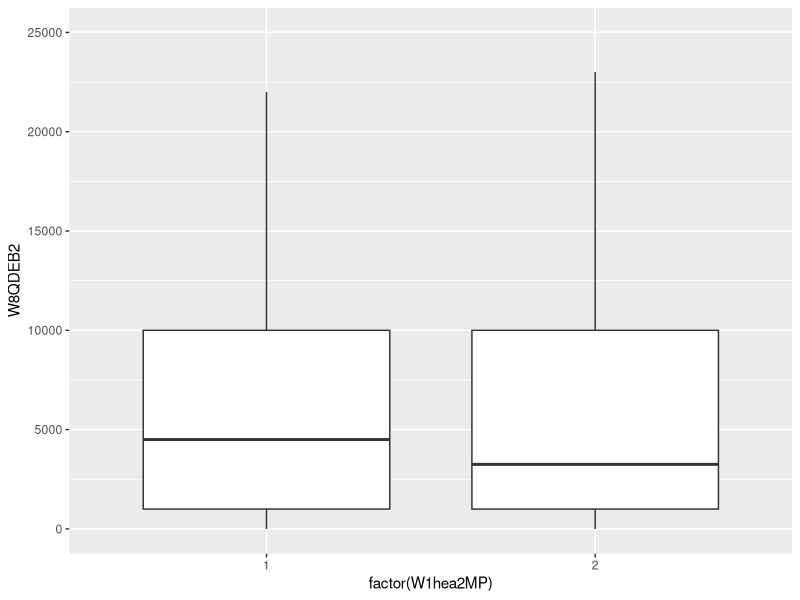
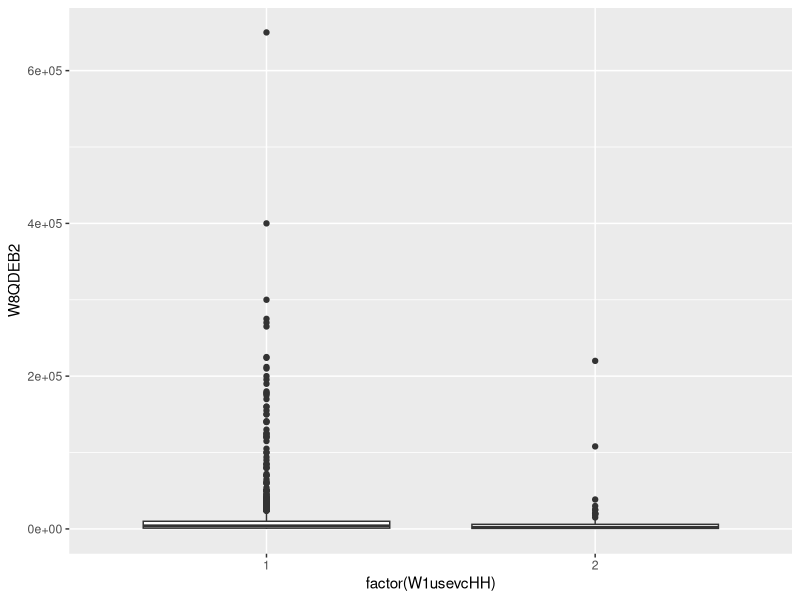
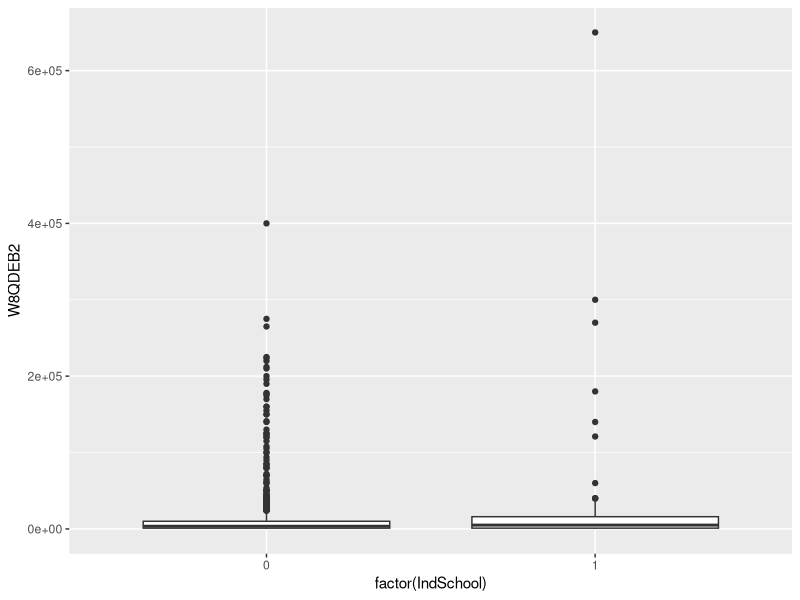
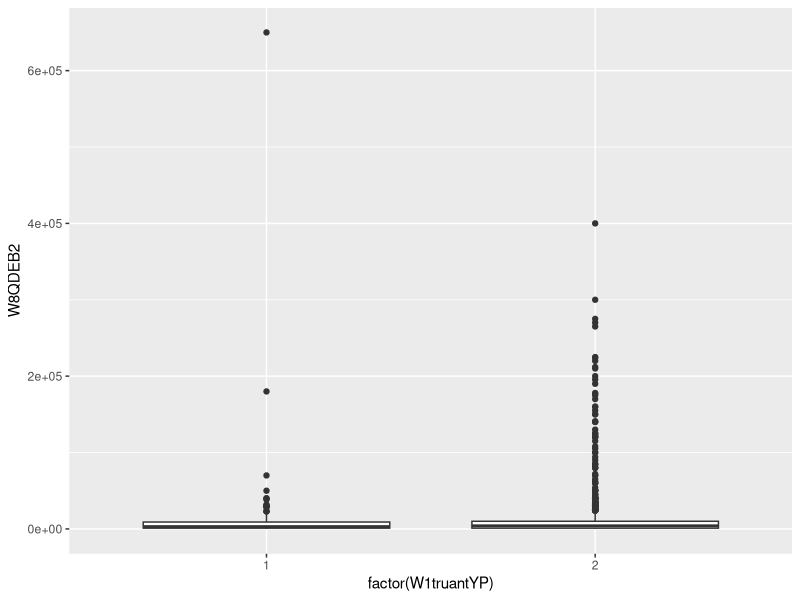
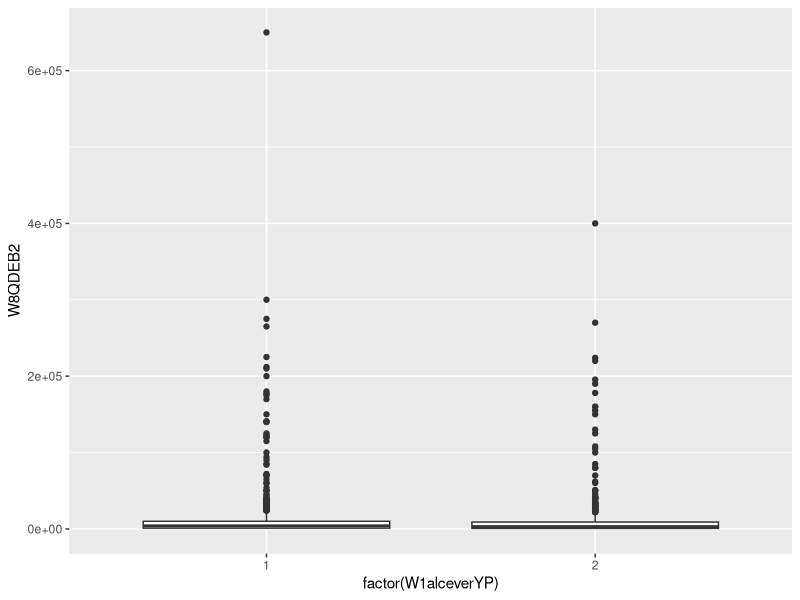
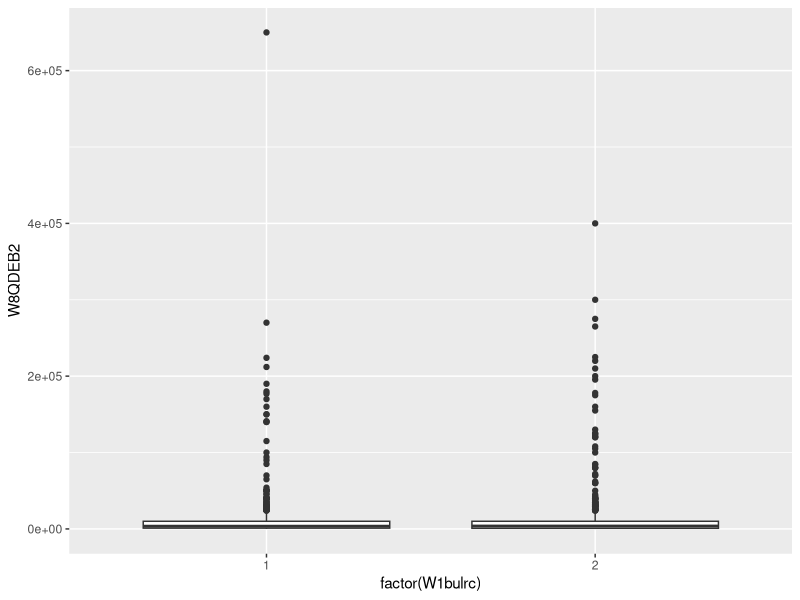
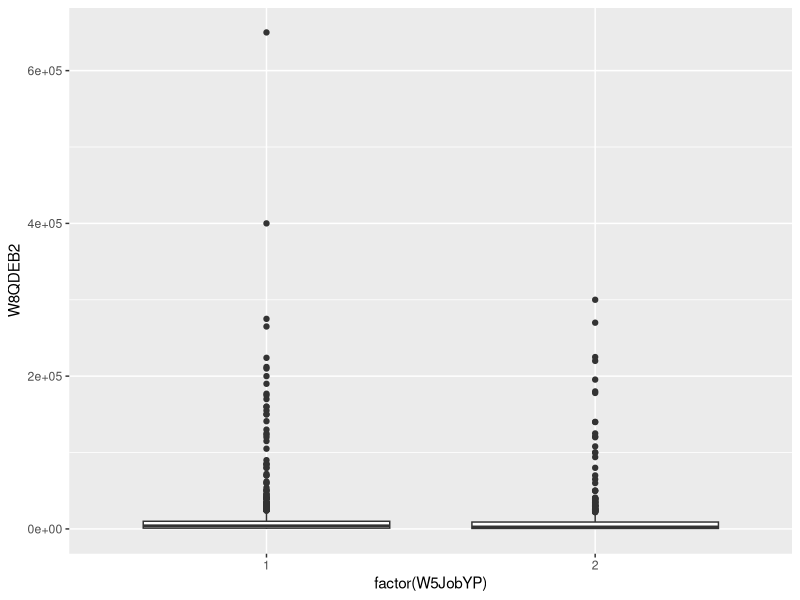
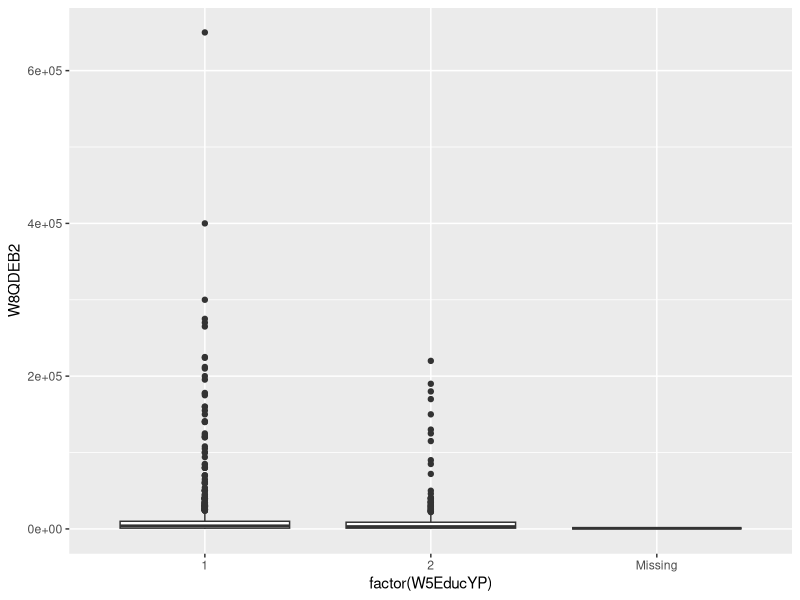

Write the R code that produced these figures, in order.
## ---- chunk 1
rm(list=ls())
library(arm)
library(ggplot2)
library(dplyr)
library(tidyr)
library(gridExtra)
## ---- chunk 2
data<-read.csv("../data/W8QDEB2_cleaned.csv",header = TRUE, stringsAsFactors=TRUE)
head(data)
summary(data)
dim(data)
## ---- chunk 3
W1hea2MP<-ggplot(data=data, aes(x=factor(W1hea2MP),y=W8QDEB2)) +
  geom_boxplot(outlier.shape = NA)  +
  coord_cartesian(ylim = c(0, 25000))
  
W1hea2MP
## ---- chunk 4
summary(lm(W8QDEB2 ~ factor(W1hea2MP), data=data))
## ---- chunk 5
W1usevcHH<-ggplot(data=data, aes(x=factor(W1usevcHH),y=W8QDEB2)) +
  geom_boxplot()
  
W1usevcHH
## ---- chunk 6
summary(lm(W8QDEB2 ~ factor(W1usevcHH), data=data))
## ---- chunk 7
IndSchool<-ggplot(data=data, aes(x=factor(IndSchool),y=W8QDEB2)) +
  geom_boxplot()
  
IndSchool
## ---- chunk 8
summary(lm(W8QDEB2 ~ factor(IndSchool), data=data))
## ---- chunk 9
W1truantYP<-ggplot(data=data, aes(x=factor(W1truantYP),y=W8QDEB2)) +
  geom_boxplot()
  
W1truantYP
## ---- chunk 10
summary(lm(W8QDEB2 ~ factor(W1truantYP), data=data))
## ---- chunk 11
W1alceverYP<-ggplot(data=data, aes(x=factor(W1alceverYP),y=W8QDEB2)) +
  geom_boxplot()
  
W1alceverYP
## ---- chunk 12
summary(lm(W8QDEB2 ~ factor(W1alceverYP), data=data))
## ---- chunk 13
W1bulrc<-ggplot(data=data, aes(x=factor(W1bulrc),y=W8QDEB2)) +
  geom_boxplot()
  
W1bulrc
## ---- chunk 14
summary(lm(W8QDEB2 ~ factor(W1bulrc), data=data))
## ---- chunk 15
W5JobYP <- ggplot(data=data, aes(x=factor(W5JobYP), y=W8QDEB2)) + geom_boxplot()
W5JobYP
## ---- chunk 16
summary(lm(W8QDEB2 ~ factor(W5JobYP), data=data))
## ---- chunk 17
W5EducYP <- ggplot(data=data, aes(x=factor(W5EducYP), y=W8QDEB2)) + geom_boxplot()
W5EducYP
## ---- chunk 18
summary(lm(W8QDEB2 ~ factor(W5EducYP), data=data))
## ---- chunk 19
W5Apprent1YP <- ggplot(data=data, aes(x=factor(W5Apprent1YP), y=W8QDEB2)) + geom_boxplot()
W5Apprent1YP
## ---- chunk 20
summary(lm(W8QDEB2 ~ factor(W5Apprent1YP), data=data))
## ---- chunk 21
W6JobYP <- ggplot(data=data, aes(x=factor(W6JobYP), y=W8QDEB2)) + geom_boxplot()
W6JobYP
## ---- chunk 22
summary(lm(W8QDEB2 ~ factor(W6JobYP), data=data))
## ---- chunk 23
W6UnivYP <- ggplot(data=data, aes(x=factor(W6UnivYP), y=W8QDEB2)) + geom_boxplot()
W6UnivYP
## ---- chunk 24
summary(lm(W8QDEB2 ~ factor(W6UnivYP), data=data))
## ---- chunk 25
W6EducYP <- ggplot(data=data, aes(x=factor(W6EducYP), y=W8QDEB2)) + geom_boxplot()
W6EducYP
## ---- chunk 26
summary(lm(W8QDEB2 ~ factor(W6EducYP), data=data))
## ---- chunk 27
W6Apprent1YP <- ggplot(data=data, aes(x=factor(W6Apprent1YP), y=W8QDEB2)) + geom_boxplot()
W6Apprent1YP
## ---- chunk 28
summary(lm(W8QDEB2 ~ factor(W6Apprent1YP), data=data))
## ---- chunk 29
W6OwnchiDV <- ggplot(data=data, aes(x=factor(W6OwnchiDV), y=W8QDEB2)) + geom_boxplot()
W6OwnchiDV
## ---- chunk 30
summary(lm(W8QDEB2 ~ factor(W6OwnchiDV), data=data))
## ---- chunk 31
W6Childliv <- ggplot(data=data, aes(x=factor(W6Childliv), y=W8QDEB2)) + geom_boxplot()
W6Childliv
## ---- chunk 32
summary(lm(W8QDEB2 ~ factor(W6Childliv), data=data))
## ---- chunk 33
W1wrk1aMP<-ggplot(data=data, aes(x=factor(W1wrk1aMP),y=W8QDEB2)) +
  geom_boxplot(outlier.shape = NA)  +
  coord_cartesian(ylim = c(0, 25000))
  
W1wrk1aMP
## ---- chunk 34
summary(lm(W8QDEB2 ~ factor(W1wrk1aMP), data=data))
## ---- chunk 35
W1NoldBroHS<-ggplot(data=data, aes(x=factor(W1NoldBroHS),y=W8QDEB2)) +
    geom_boxplot(outlier.shape = NA)  +
  coord_cartesian(ylim = c(0, 25000))
  
W1NoldBroHS
## ---- chunk 36
summary(lm(W8QDEB2 ~ factor(W1NoldBroHS), data=data))
## ---- chunk 37
W1InCarHH<-ggplot(data=data, aes(x=factor(W1InCarHH),y=W8QDEB2)) +
  geom_boxplot(outlier.shape = NA)  +
  coord_cartesian(ylim = c(0, 25000))
  
W1InCarHH
## ---- chunk 38
summary(lm(W8QDEB2 ~ factor(W1InCarHH), data=data))
## ---- chunk 39
W1hous12HH<-ggplot(data=data, aes(x=factor(W1hous12HH),y=W8QDEB2)) +
  geom_boxplot(outlier.shape = NA)  +
  coord_cartesian(ylim = c(0, 25000))
  
W1hous12HH
## ---- chunk 40
summary(lm(W8QDEB2 ~ factor(W1hous12HH), data=data))
## ---- chunk 41
W1hiqualmum<-ggplot(data=data, aes(x=factor(W1hiqualmum),y=W8QDEB2)) +
  geom_boxplot(outlier.shape = NA)  +
  coord_cartesian(ylim = c(0, 25000))
  
W1hiqualmum
## ---- chunk 42
summary(lm(W8QDEB2 ~ factor(W1hiqualmum), data=data))
## ---- chunk 43
W1hiqualdad<-ggplot(data=data, aes(x=factor(W1hiqualdad),y=W8QDEB2)) +
  geom_boxplot(outlier.shape = NA)  +
  coord_cartesian(ylim = c(0, 25000))
  
W1hiqualdad
## ---- chunk 44
summary(lm(W8QDEB2 ~ factor(W1hiqualdad), data=data))
## ---- chunk 45
W1wrkfulldad<-ggplot(data=data, aes(x=factor(W1wrkfulldad),y=W8QDEB2)) + geom_boxplot(outlier.shape = NA)  +
  coord_cartesian(ylim = c(0, 25000))
  
W1wrkfulldad
## ---- chunk 46
summary(lm(W8QDEB2 ~ factor(W1wrkfulldad), data=data))
## ---- chunk 47
W1wrkfullmum<-ggplot(data=data, aes(x=factor(W1wrkfullmum),y=W8QDEB2)) +  geom_boxplot(outlier.shape = NA)  +
  coord_cartesian(ylim = c(0, 25000))
  
W1wrkfullmum
## ---- chunk 48
summary(lm(W8QDEB2 ~ factor(W1wrkfullmum), data=data))
## ---- chunk 49
W1empsmum<-ggplot(data=data, aes(x=factor(W1empsmum),y=W8QDEB2)) +
  geom_boxplot(outlier.shape = NA)  +
  coord_cartesian(ylim = c(0, 25000))
  
W1empsmum
## ---- chunk 50
summary(lm(W8QDEB2 ~ factor(W1empsmum), data=data))
## ---- chunk 51
W1empsdad<-ggplot(data=data, aes(x=factor(W1empsdad),y=W8QDEB2)) +
  geom_boxplot(outlier.shape = NA)  +
  coord_cartesian(ylim = c(0, 25000))
  
W1empsdad
## ---- chunk 52
summary(lm(W8QDEB2 ~ factor(W1empsdad), data=data))
## ---- chunk 53
W1marstatmum<-ggplot(data=data, aes(x=factor(W1marstatmum),y=W8QDEB2)) + geom_boxplot(outlier.shape = NA)  +
  coord_cartesian(ylim = c(0, 25000))
  
W1marstatmum
## ---- chunk 54
summary(lm(W8QDEB2 ~ factor(W1marstatmum), data=data))
## ---- chunk 55
W1depkids<-ggplot(data=data, aes(x=factor(W1depkids),y=W8QDEB2)) +
  geom_boxplot(outlier.shape = NA)  +
  coord_cartesian(ylim = c(0, 25000))
  
W1depkids
## ---- chunk 56
summary(lm(W8QDEB2 ~ factor(W1depkids), data=data))
## ---- chunk 57
W1famtyp2<-ggplot(data=data, aes(x=factor(W1famtyp2),y=W8QDEB2)) +
  geom_boxplot(outlier.shape = NA)  +
  coord_cartesian(ylim = c(0, 25000))
  
W1famtyp2
## ---- chunk 58
summary(lm(W8QDEB2 ~ factor(W1famtyp2), data=data))
## ---- chunk 59
W1nssecfam<-ggplot(data=data, aes(x=factor(W1nssecfam),y=W8QDEB2)) +
  geom_boxplot(outlier.shape = NA)  +
  coord_cartesian(ylim = c(0, 25000))
  
W1nssecfam
## ---- chunk 60
summary(lm(W8QDEB2 ~ factor(W1nssecfam), data=data))
## ---- chunk 61
W1ethgrpYP<-ggplot(data=data, aes(x=factor(W1ethgrpYP),y=W8QDEB2)) +
  geom_boxplot(outlier.shape = NA)  +
  coord_cartesian(ylim = c(0, 25000))
  
W1ethgrpYP
## ---- chunk 62
summary(lm(W8QDEB2 ~ factor(W1ethgrpYP), data=data))
## ---- chunk 63
W1heposs9YP<-ggplot(data=data, aes(x=factor(W1heposs9YP),y=W8QDEB2)) +
  geom_boxplot(outlier.shape = NA)  +
  coord_cartesian(ylim = c(0, 25000))
  
W1heposs9YP
## ---- chunk 64
summary(lm(W8QDEB2 ~ factor(W1heposs9YP), data=data))
## ---- chunk 65
W1hwndayYP<-ggplot(data=data, aes(x=factor(W1hwndayYP),y=W8QDEB2)) +
  geom_boxplot(outlier.shape = NA)  +
  coord_cartesian(ylim = c(0, 25000))
  
W1hwndayYP
## ---- chunk 66
summary(lm(W8QDEB2 ~ factor(W1hwndayYP), data=data))
## ---- chunk 67
W1disabYP<-ggplot(data=data, aes(x=factor(W1disabYP),y=W8QDEB2)) +
  geom_boxplot(outlier.shape = NA)  +
  coord_cartesian(ylim = c(0, 25000))
  
W1disabYP
## ---- chunk 68
summary(lm(W8QDEB2 ~ factor(W1disabYP), data=data))
## ---- chunk 69
W2disc1YP <- ggplot(data=data, aes(x=factor(W2disc1YP), y=W8QDEB2)) +
  geom_boxplot(outlier.shape = NA)  +
  coord_cartesian(ylim = c(0, 25000))
W2disc1YP
## ---- chunk 70
summary(lm(W8QDEB2 ~ factor(W2disc1YP), data=data))
## ---- chunk 71
W2depressYP <- ggplot(data=data, aes(x=factor(W2depressYP), y=W8QDEB2)) + geom_boxplot(outlier.shape = NA)  +
  coord_cartesian(ylim = c(0, 25000))
W2depressYP
## ---- chunk 72
summary(lm(W8QDEB2 ~ factor(W2depressYP), data=data))
## ---- chunk 73
W4AlcFreqYP <- ggplot(data=data, aes(x=factor(W4AlcFreqYP), y=W8QDEB2)) + geom_boxplot(outlier.shape = NA)  +
  coord_cartesian(ylim = c(0, 25000))
W4AlcFreqYP
## ---- chunk 74
summary(lm(W8QDEB2 ~ factor(W4AlcFreqYP), data=data))
## ---- chunk 75
W4CannTryYP <- ggplot(data=data, aes(x=factor(W4CannTryYP), y=W8QDEB2)) + geom_boxplot(outlier.shape = NA)  +
  coord_cartesian(ylim = c(0, 25000))
W4CannTryYP
## ---- chunk 76
summary(lm(W8QDEB2 ~ factor(W4CannTryYP), data=data))
## ---- chunk 77
W4NamesYP <- ggplot(data=data, aes(x=factor(W4NamesYP), y=W8QDEB2)) + geom_boxplot(outlier.shape = NA)  +
  coord_cartesian(ylim = c(0, 25000))
W4NamesYP
## ---- chunk 78
summary(lm(W8QDEB2 ~ factor(W4NamesYP), data=data))
## ---- chunk 79
W4RacismYP <- ggplot(data=data, aes(x=factor(W4RacismYP), y=W8QDEB2)) + geom_boxplot(outlier.shape = NA)  +
  coord_cartesian(ylim = c(0, 25000))
W4RacismYP
## ---- chunk 80
summary(lm(W8QDEB2 ~ factor(W4RacismYP), data=data))
## ---- chunk 81
W4empsYP <- ggplot(data=data, aes(x=factor(W4empsYP), y=W8QDEB2)) + geom_boxplot(outlier.shape = NA)  +
  coord_cartesian(ylim = c(0, 25000))
W4empsYP
## ---- chunk 82
summary(lm(W8QDEB2 ~ factor(W4empsYP), data=data))
## ---- chunk 83
W4Childck1YP <- ggplot(data=data, aes(x=factor(W4Childck1YP), y=W8QDEB2)) + geom_boxplot(outlier.shape = NA)  +
  coord_cartesian(ylim = c(0, 25000))
W4Childck1YP
## ---- chunk 84
summary(lm(W8QDEB2 ~ factor(W4Childck1YP), data=data))
## ---- chunk 85
W6acqno <- ggplot(data=data, aes(x=factor(W6acqno), y=W8QDEB2)) + geom_boxplot(outlier.shape = NA)  +
  coord_cartesian(ylim = c(0, 25000))
W6acqno
## ---- chunk 86
summary(lm(W8QDEB2 ~ factor(W6acqno), data=data))
## ---- chunk 87
W6gcse <- ggplot(data=data, aes(x=factor(W6gcse), y=W8QDEB2)) + geom_boxplot(outlier.shape = NA)  +
  coord_cartesian(ylim = c(0, 25000))
W6gcse
## ---- chunk 88
summary(lm(W8QDEB2 ~ factor(W6gcse), data=data))
## ---- chunk 89
W6als <- ggplot(data=data, aes(x=factor(W6als), y=W8QDEB2)) + geom_boxplot(outlier.shape = NA)  +
  coord_cartesian(ylim = c(0, 25000))
W6als
## ---- chunk 90
summary(lm(W8QDEB2 ~ factor(W6als), data=data))
## ---- chunk 91
W8DMARSTAT <- ggplot(data=data, aes(x=factor(W8DMARSTAT), y=W8QDEB2)) + geom_boxplot(outlier.shape = NA)  +
  coord_cartesian(ylim = c(0, 25000))
W8DMARSTAT
## ---- chunk 92
summary(lm(W8QDEB2 ~ factor(W8DMARSTAT), data=data))
## ---- chunk 93
W8TENURE <- ggplot(data=data, aes(x=factor(W8TENURE), y=W8QDEB2)) + geom_boxplot(outlier.shape = NA)  +
  coord_cartesian(ylim = c(0, 25000))
W8TENURE
## ---- chunk 94
summary(lm(W8QDEB2 ~ factor(W8TENURE), data=data))
## ---- chunk 95
W8DACTIVITY <- ggplot(data=data, aes(x=factor(W8DACTIVITY), y=W8QDEB2)) + geom_boxplot(outlier.shape = NA)  +
  coord_cartesian(ylim = c(0, 40000))
W8DACTIVITY
## ---- chunk 96
summary(lm(W8QDEB2 ~ factor(W8DACTIVITY), data=data))
## ---- chunk 97
W1GrssyrHH<-ggplot(data, aes(x = W1GrssyrHH, y = W8QDEB2)) + 
  geom_point(alpha=0.5)

W1GrssyrHH
## ---- chunk 98
summary(lm(W8QDEB2 ~ W1GrssyrHH, data=data))
## ---- chunk 99
W1yschat1<-ggplot(data, aes(x = W1yschat1, y = W8QDEB2)) + 
  geom_point(alpha=0.5)

W1yschat1
## ---- chunk 100
summary(lm(W8QDEB2 ~ W1yschat1, data=data))
## ---- chunk 101
W2ghq12scr <- ggplot(data=data, aes(x=W2ghq12scr, y=W8QDEB2)) +
  geom_point(alpha=0.5)
W2ghq12scr
## ---- chunk 102
summary(lm(W8QDEB2 ~ W2ghq12scr, data=data))
## ---- chunk 103
W4schatYP <- ggplot(data=data, aes(x=W4schatYP, y=W8QDEB2)) + geom_point(alpha=0.5)
W4schatYP
## ---- chunk 104
summary(lm(W8QDEB2 ~ W4schatYP, data=data))
## ---- chunk 105
W6DebtattYP <- ggplot(data=data, aes(x=W6DebtattYP, y=W8QDEB2)) + geom_point(alpha=0.5)
W6DebtattYP
## ---- chunk 106
summary(lm(W8QDEB2 ~ W6DebtattYP, data=data))
## ---- chunk 107
W8DGHQSC <- ggplot(data=data, aes(x=W8DGHQSC, y=W8QDEB2)) + geom_point(alpha=0.5)
W8DGHQSC
## ---- chunk 108
summary(lm(W8QDEB2 ~ W8DGHQSC, data=data))
